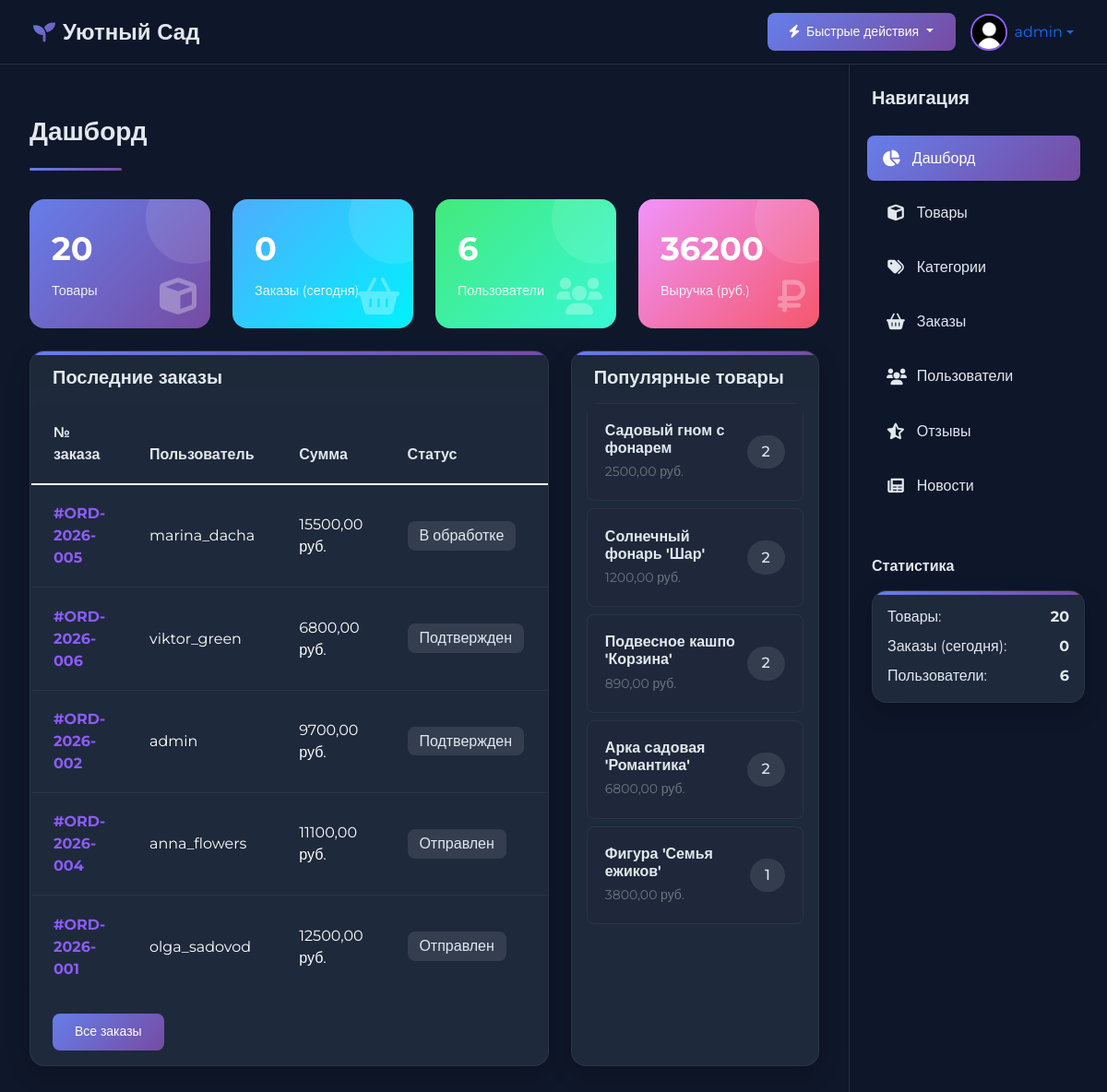
The page /dashboard/ (signed in) on the database its author committed.
### orders/models.py (models this page shows, shortened)
class Order(models.Model):
    STATUS_CHOICES = [
        ('pending', 'В обработке'),
        ('confirmed', 'Подтвержден'),
        ('shipped', 'Отправлен'),
        ('delivered', 'Доставлен'),
        ('cancelled', 'Отменен'),
    ]
    user = models.ForeignKey(User, on_delete=models.CASCADE)
    order_number = models.CharField(max_length=20, unique=True)
    status = models.CharField(max_length=20, choices=STATUS_CHOICES, default='pending')
    total_price = models.DecimalField(max_digits=10, decimal_places=2)
    shipping_address = models.TextField()
    phone_number = models.CharField(max_length=20)
    email = models.EmailField()
    created_at = models.DateTimeField(auto_now_add=True)
    updated_at = models.DateTimeField(auto_now=True)
    class Meta:
        ordering = ['-created_at']

### products/models.py (models this page shows, shortened)
class Product(models.Model):
    name = models.CharField(max_length=100, verbose_name="Название")
    slug = models.SlugField(max_length=100, unique=True, blank=True, verbose_name="URL")
    description = models.TextField(verbose_name="Описание")
    price = models.DecimalField(max_digits=10, decimal_places=2, verbose_name="Цена")
    image = models.ImageField(upload_to='products', verbose_name="Изображение")
    category = models.ForeignKey(Category, on_delete=models.CASCADE, verbose_name="Категория")
    in_stock = models.BooleanField(default=True, verbose_name="В наличии")
    created_at = models.DateTimeField(auto_now_add=True, verbose_name="Дата создания")
    updated_at = models.DateTimeField(auto_now=True, verbose_name="Дата обновления")
    class Meta:
        verbose_name = "Товар"
        verbose_name_plural = "Товары"
        ordering = ['-created_at']
    @property
    def image_url(self):
        if self.image and hasattr(self.image, 'url'):
            return self.image.url
        return '/static/images/product-placeholder.jpg'

### dashboard/views.py (the view)
# urls.py: path('', views.dashboard, name='dashboard'),
@staff_required
def dashboard(request):
    today = timezone.now().date()
    week_ago = today - timedelta(days=7)
    month_ago = today - timedelta(days=30)
    completed_orders = Order.objects.filter(status='delivered')
    total_revenue = completed_orders.aggregate(
        total=Sum('total_price')
    )['total'] or 0
    stats = {
        'total_products': Product.objects.count(),
        'total_categories': Category.objects.count(),
        'total_orders': Order.objects.count(),
        'total_users': User.objects.count(),
        'total_reviews': Review.objects.count(),
        'recent_orders': Order.objects.filter(created_at__date=today).count(),
        'weekly_orders': Order.objects.filter(created_at__gte=week_ago).count(),
        'monthly_orders': Order.objects.filter(created_at__gte=month_ago).count(),
        'total_revenue': total_revenue,
        'pending_orders': Order.objects.filter(status='pending').count(),
        'completed_orders': completed_orders.count(),
    }
    recent_orders = Order.objects.order_by('-created_at')[:5]
    popular_products = Product.objects.annotate(
        order_count=Count('orderitem')
    ).order_by('-order_count')[:5]
    order_statuses = Order.objects.values('status').annotate(count=Count('id'))
    return render(request, 'dashboard/dashboard.html', {
        'stats': stats,
        'recent_orders': recent_orders,
        'popular_products': popular_products,
        'order_statuses': order_statuses,
    })

### cart/context_processors.py (called while the page is built)
def cart(request):
    if request.user.is_authenticated:
        cart, created = request.user.cart_set.get_or_create()
        for item in cart.items.all():
            if hasattr(item.product, 'image_url'):
                item.product.safe_image_url = item.product.image_url
            else:
                item.product.safe_image_url = '/static/images/product-placeholder.jpg'
        return {'cart': cart}
    return {'cart': None}

### dashboard/views.py (called while the page is built)
def staff_required(function):
    decorator = user_passes_test(lambda u: u.is_staff, login_url='/admin/login/')
    return decorator(function)

### templates/dashboard/dashboard.html (shortened to what this page needs)
{% extends 'dashboard/base.html' %}
{% block page_title %}Дашборд{% endblock %}
{% block content %}
<div class="row g-4 mb-4">
    <div class="col-xl-3 col-md-6">
        <div class="stat-card primary">
            <div class="stat-value">{{ stats.total_products }}</div>
            <div class="stat-label">Товары</div>
            <i class="fas fa-cube stat-icon"></i>
        </div>
    </div>
    <div class="col-xl-3 col-md-6">
        <div class="stat-card success">
            <div class="stat-value">{{ stats.recent_orders }}</div>
            <div class="stat-label">Заказы (сегодня)</div>
            <i class="fas fa-shopping-basket stat-icon"></i>
        </div>
    </div>
    <div class="col-xl-3 col-md-6">
        <div class="stat-card warning">
            <div class="stat-value">{{ stats.total_users }}</div>
            <div class="stat-label">Пользователи</div>
            <i class="fas fa-users stat-icon"></i>
        </div>
    </div>
    <div class="col-xl-3 col-md-6">
        <div class="stat-card danger">
            <div class="stat-value">{{ stats.total_revenue }}</div>
            <div class="stat-label">Выручка (руб.)</div>
            <i class="fas fa-ruble-sign stat-icon"></i>
        </div>
    </div>
</div>
<div class="row g-4">
    <div class="col-lg-8">
        <div class="glass-card">
            <div class="card-header border-0 pb-0 pt-3 px-4">
                <h5 class="fw-bold mb-0">Последние заказы</h5>
            </div>
            <div class="card-body px-0">
                <div class="table-responsive">
                    <table class="table table-glass mb-0">
                        <thead>
                            <tr>
                                <th>№ заказа</th>
                                <th>Пользователь</th>
                                <th>Сумма</th>
                                <th>Статус</th>
                            </tr>
                        </thead>
                        <tbody style="color:white">
                            {% for order in recent_orders %}
                            <tr>
                                <td class="fw-bold">
                                    <a href="{% url 'dashboard:order_detail' order.pk %}" class="text-decoration-none" style="color: var(--accent-color);">#{{ order.order_number }}</a>
                                </td>
                                <td>{{ order.user.username }}</td>
                                <td>{{ order.total_price }} руб.</td>
                                <td>
                                    <span class="badge-glass">
                                        {{ order.get_status_display }}
                                    </span>
                                </td>
                            </tr>
                            {% empty %}
                            <tr>
                                <td colspan="5" class="text-center py-4">Нет заказов</td>
                            </tr>
                            {% endfor %}
                        </tbody>
                    </table>
                </div>
                <div class="px-4 pt-3">
                    <a href="{% url 'dashboard:order_list' %}" class="btn btn-neon btn-sm">Все заказы</a>
                </div>
            </div>
        </div>
    </div>
    <div class="col-lg-4">
        <div class="glass-card h-100">
            <div class="card-header border-0 pb-0 pt-3 px-4">
                <h5 class="fw-bold mb-0">Популярные товары</h5>
            </div>
            <div class="card-body">
                <div class="list-group list-group-glass">
                    {% for product in popular_products %}
                    <div class="list-group-item d-flex justify-content-between align-items-center">
                        <div class="flex-grow-1">
                            <h6 class="mb-1 fw-bold">{{ product.name }}</h6>
                            <small class="text-muted">{{ product.price }} руб.</small>
                        </div>
                        <span class="badge-glass rounded-pill px-3">{{ product.order_count }}</span>
                    </div>
                    {% empty %}
                    <div class="list-group-item text-center text-muted py-4">
                        Нет данных
                    </div>
                    {% endfor %}
                </div>
            </div>
        </div>
    </div>
</div>
{% endblock %}

### templates/dashboard/base.html (shortened to what this page needs)
{% load static %}
<!DOCTYPE html>
<html lang="ru">
<head>
    <link href="https://cdn.jsdelivr.net/npm/bootstrap@5.1.3/dist/css/bootstrap.min.css" rel="stylesheet">
    <link href="https://cdnjs.cloudflare.com/ajax/libs/font-awesome/6.0.0/css/all.min.css" rel="stylesheet">
    <link href="https://cdn.jsdelivr.net/npm/bootstrap-icons@1.7.2/font/bootstrap-icons.css" rel="stylesheet">
</head>
<body>
    <nav class="top-navbar navbar navbar-expand-lg">
        <div class="container-fluid">
            <a class="navbar-brand" href="{% url 'dashboard:dashboard' %}">
                <i class="fas fa-seedling"></i>
                <span class="d-none d-md-inline">Уютный Сад</span>
            </a>
            <div class="d-flex align-items-center">
                <div class="dropdown me-3">
                    <button class="btn btn-neon btn-sm dropdown-toggle" type="button" id="quickActionsDropdown" data-bs-toggle="dropdown">
                        <i class="fas fa-bolt me-1"></i> Быстрые действия
                    </button>
                </div>
                <div class="nav-user-info">
                    <div class="dropdown">
                        <a href="#" class="d-flex align-items-center text-decoration-none dropdown-toggle" id="userDropdown" data-bs-toggle="dropdown">
                            <img src="{% static 'images/avatar-placeholder.jpg' %}" alt="Аватар" class="user-avatar">
                            <span class="ms-2 d-none d-md-inline">{{ user.username }}</span>
                        </a>
                    </div>
                </div>
            </div>
        </div>
    </nav>
    <aside class="right-sidebar">
        <div class="sidebar-content">
            <div class="mb-4">
                <h5 class="fw-bold">Навигация</h5>
            </div>
            <ul class="nav flex-column">
                <li class="nav-item">
                    <a class="nav-link {% if request.resolver_match.url_name == 'dashboard' %}active{% endif %}"
                       href="{% url 'dashboard:dashboard' %}">
                        <i class="fas fa-chart-pie"></i> Дашборд
                    </a>
                </li>
                <li class="nav-item">
                    <a class="nav-link {% if 'product' in request.resolver_match.url_name %}active{% endif %}"
                       href="{% url 'dashboard:product_list' %}">
                        <i class="fas fa-cube"></i> Товары
                    </a>
                </li>
                <li class="nav-item">
                    <a class="nav-link {% if 'category' in request.resolver_match.url_name %}active{% endif %}"
                       href="{% url 'dashboard:category_list' %}">
                        <i class="fas fa-tags"></i> Категории
                    </a>
                </li>
                <li class="nav-item">
                    <a class="nav-link {% if 'order' in request.resolver_match.url_name %}active{% endif %}"
                       href="{% url 'dashboard:order_list' %}">
                        <i class="fas fa-shopping-basket"></i> Заказы
                    </a>
                </li>
                <li class="nav-item">
                    <a class="nav-link {% if 'user' in request.resolver_match.url_name %}active{% endif %}"
                       href="{% url 'dashboard:user_list' %}">
                        <i class="fas fa-users"></i> Пользователи
                    </a>
                </li>
                <li class="nav-item">
                    <a class="nav-link {% if 'review' in request.resolver_match.url_name %}active{% endif %}"
                       href="{% url 'dashboard:review_list' %}">
                        <i class="fas fa-star-half-alt"></i> Отзывы
                    </a>
                </li>
                <li class="nav-item">
                    <a class="nav-link {% if 'news' in request.resolver_match.url_name %}active{% endif %}"
                       href="{% url 'dashboard:news_list' %}">
                        <i class="fas fa-newspaper"></i> Новости
                    </a>
                </li>
            </ul>
            <div class="mt-5">
                <h6 class="fw-bold mb-3">Статистика</h6>
                <div class="glass-card p-3">
                    <div class="d-flex justify-content-between mb-2">
                        <span>Товары:</span>
                        <span class="fw-bold">{{ stats.total_products|default:0 }}</span>
                    </div>
                    <div class="d-flex justify-content-between mb-2">
                        <span>Заказы (сегодня):</span>
                        <span class="fw-bold">{{ stats.recent_orders|default:0 }}</span>
                    </div>
                    <div class="d-flex justify-content-between">
                        <span>Пользователи:</span>
                        <span class="fw-bold">{{ stats.total_users|default:0 }}</span>
                    </div>
                </div>
            </div>
        </div>
    </aside>
    <main class="main-content">
        <div class="page-header">
            <div class="d-flex justify-content-between align-items-center flex-wrap">
                <h1 class="h3 fw-bold mb-0">{% block page_title %}Центр управления{% endblock %}</h1>
            </div>
        </div>
        {% block content %}{% endblock %}
    </main>
</body>
</html>

### rows shown on the page
Order: order_number "ORD-2026-005", user.username "marina_dacha", total_price "15500,00", status "В обработке"
Order: order_number "ORD-2026-006", user.username "viktor_green", total_price "6800,00", status "Подтвержден"
Order: order_number "ORD-2026-002", user.username "admin", total_price "9700,00", status "Подтвержден"
Order: order_number "ORD-2026-004", user.username "anna_flowers", total_price "11100,00", status "Отправлен"
Order: order_number "ORD-2026-001", user.username "olga_sadovod", total_price "12500,00", status "Отправлен"
Product: name "Садовый гном с фонарем", price "2500,00", order_count "2"
Product: name "Солнечный фонарь 'Шар'", price "1200,00", order_count "2"
Product: name "Подвесное кашпо 'Корзина'", price "890,00", order_count "2"
Product: name "Арка садовая 'Романтика'", price "6800,00", order_count "2"
Product: name "Фигура 'Семья ежиков'", price "3800,00", order_count "1"

### other values the page prints
{{ user.username }} "admin"
{{ stats.total_products|default:0 }} "20"
{{ stats.recent_orders|default:0 }} "0"
{{ stats.total_users|default:0 }} "6"
{{ stats.total_products }} "20"
{{ stats.recent_orders }} "0"
{{ stats.total_users }} "6"
{{ stats.total_revenue }} "36200"
